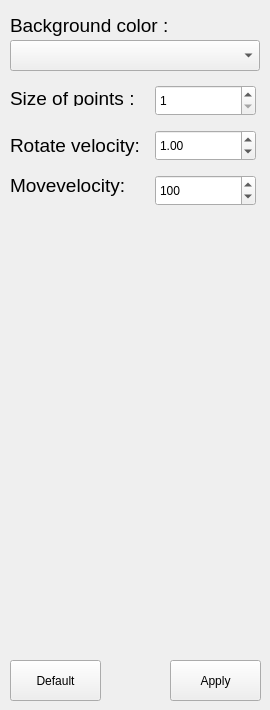
              <widget class="QWidget" name="tab_1">
               <attribute name="title">
                <string>3D scene</string>
               </attribute>
               <widget class="QLabel" name="label_10">
                <property name="geometry">
                 <rect>
                  <x>10</x>
                  <y>90</y>
                  <width>131</width>
                  <height>16</height>
                 </rect>
                </property>
                <property name="minimumSize">
                 <size>
                  <width>0</width>
                  <height>0</height>
                 </size>
                </property>
                <property name="maximumSize">
                 <size>
                  <width>16777215</width>
                  <height>16777215</height>
                 </size>
                </property>
                <property name="font">
                 <font>
                  <pointsize>14</pointsize>
                 </font>
                </property>
                <property name="text">
                 <string>Size of points :</string>
                </property>
               </widget>
               <widget class="QLabel" name="label_11">
                <property name="geometry">
                 <rect>
                  <x>10</x>
                  <y>10</y>
                  <width>161</width>
                  <height>31</height>
                 </rect>
                </property>
                <property name="minimumSize">
                 <size>
                  <width>0</width>
                  <height>0</height>
                 </size>
                </property>
                <property name="maximumSize">
                 <size>
                  <width>16777215</width>
                  <height>16777215</height>
                 </size>
                </property>
                <property name="font">
                 <font>
                  <pointsize>14</pointsize>
                 </font>
                </property>
                <property name="text">
                 <string>Background color :</string>
                </property>
               </widget>
               <widget class="ColorListEditor" name="comboBox_Color">
                <property name="geometry">
                 <rect>
                  <x>10</x>
                  <y>40</y>
                  <width>250</width>
                  <height>31</height>
                 </rect>
                </property>
                <property name="minimumSize">
                 <size>
                  <width>0</width>
                  <height>0</height>
                 </size>
                </property>
                <property name="maximumSize">
                 <size>
                  <width>16777215</width>
                  <height>16777215</height>
                 </size>
                </property>
                <property name="font">
                 <font>
                  <pointsize>14</pointsize>
                 </font>
                </property>
                <property name="cursor">
                 <cursorShape>PointingHandCursor</cursorShape>
                </property>
               </widget>
               <widget class="QDoubleSpinBox" name="pointSize_clouds">
                <property name="geometry">
                 <rect>
                  <x>155</x>
                  <y>85</y>
                  <width>101</width>
                  <height>31</height>
                 </rect>
                </property>
                <property name="cursor">
                 <cursorShape>PointingHandCursor</cursorShape>
                </property>
                <property name="decimals">
                 <number>0</number>
                </property>
                <property name="minimum">
                 <double>1.000000000000000</double>
                </property>
                <property name="value">
                 <double>1.000000000000000</double>
                </property>
               </widget>
               <widget class="QLabel" name="label_25">
                <property name="geometry">
                 <rect>
                  <x>10</x>
                  <y>130</y>
                  <width>141</width>
                  <height>30</height>
                 </rect>
                </property>
                <property name="minimumSize">
                 <size>
                  <width>40</width>
                  <height>30</height>
                 </size>
                </property>
                <property name="maximumSize">
                 <size>
                  <width>16777215</width>
                  <height>16777215</height>
                 </size>
                </property>
                <property name="font">
                 <font>
                  <pointsize>14</pointsize>
                 </font>
                </property>
                <property name="text">
                 <string>Rotate velocity:</string>
                </property>
               </widget>
               <widget class="QDoubleSpinBox" name="rotateVel">
                <property name="geometry">
                 <rect>
                  <x>155</x>
                  <y>130</y>
                  <width>101</width>
                  <height>31</height>
                 </rect>
                </property>
                <property name="cursor">
                 <cursorShape>PointingHandCursor</cursorShape>
                </property>
                <property name="decimals">
                 <number>2</number>
                </property>
                <property name="minimum">
                 <double>0.010000000000000</double>
                </property>
                <property name="maximum">
                 <double>2.000000000000000</double>
                </property>
                <property name="singleStep">
                 <double>0.010000000000000</double>
                </property>
                <property name="value">
                 <double>1.000000000000000</double>
                </property>
               </widget>
               <widget class="QLabel" name="label_26">
                <property name="geometry">
                 <rect>
                  <x>10</x>
                  <y>170</y>
                  <width>141</width>
                  <height>30</height>
                 </rect>
                </property>
                <property name="minimumSize">
                 <size>
                  <width>40</width>
                  <height>30</height>
                 </size>
                </property>
                <property name="maximumSize">
                 <size>
                  <width>16777215</width>
                  <height>16777215</height>
                 </size>
                </property>
                <property name="font">
                 <font>
                  <pointsize>14</pointsize>
                 </font>
                </property>
                <property name="text">
                 <string>Movevelocity:</string>
                </property>
               </widget>
               <widget class="QDoubleSpinBox" name="moveVel">
                <property name="geometry">
                 <rect>
                  <x>155</x>
                  <y>175</y>
                  <width>101</width>
                  <height>31</height>
                 </rect>
                </property>
                <property name="cursor">
                 <cursorShape>PointingHandCursor</cursorShape>
                </property>
                <property name="decimals">
                 <number>0</number>
                </property>
                <property name="minimum">
                 <double>1.000000000000000</double>
                </property>
                <property name="maximum">
                 <double>1000000.000000000000000</double>
                </property>
                <property name="singleStep">
                 <double>10.000000000000000</double>
                </property>
                <property name="value">
                 <double>100.000000000000000</double>
                </property>
               </widget>
               <widget class="QPushButton" name="defaultScene">
                <property name="geometry">
                 <rect>
                  <x>10</x>
                  <y>660</y>
                  <width>91</width>
                  <height>41</height>
                 </rect>
                </property>
                <property name="text">
                 <string>Default</string>
                </property>
               </widget>
               <widget class="QPushButton" name="defaultCam_3">
                <property name="geometry">
                 <rect>
                  <x>170</x>
                  <y>660</y>
                  <width>91</width>
                  <height>41</height>
                 </rect>
                </property>
                <property name="cursor">
                 <cursorShape>PointingHandCursor</cursorShape>
                </property>
                <property name="text">
                 <string>Apply</string>
                </property>
               </widget>
              </widget>
